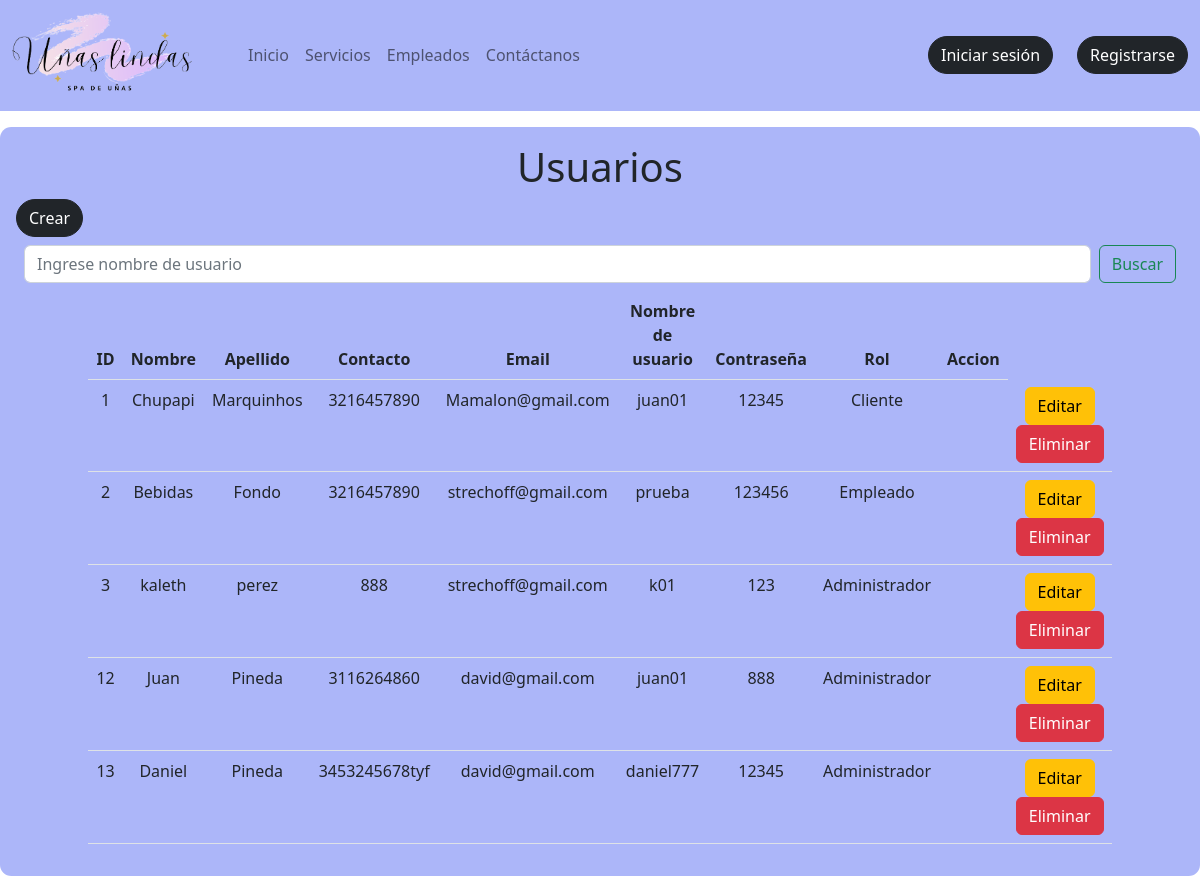
Screenshot of /listar_usuario with the database file from the repository.
### agenda/models.py (models this page shows, shortened)
class Usuario(models.Model):
    ROLES=(
        (1,"Administrador"),
        (2,"Empleado"),
        (3,"Usuario")
    )
    idUsuario=models.BigAutoField(primary_key=True,blank=True)
    nombre=models.CharField(max_length=50)
    apellido=models.CharField(max_length=50)
    contacto=models.CharField(max_length=50)
    email=models.CharField(max_length=50)
    nombreUsuario=models.CharField(max_length=50)
    contrasena=models.CharField(max_length=50)
    rol=models.IntegerField(choices=ROLES,default=3)

### agenda/views.py (the view)
# urls.py: path('listar_usuario', views.usuario, name="listar_usuario"),
def usuario(request):
    result = Usuario.objects.all()
    context = {"data": result}
    return render(request, 'agenda/usuario/listar_usuario.html', context)

### agenda/templates/agenda/usuario/listar_usuario.html (shortened to what this page needs)
{% extends 'agenda/base.html' %}
{% load static %}
{% block contenedor %}
<section class="container mt-3 mb-3 p-3" style="background-color: #ACB6F9; max-width: 1400px; border-radius: 0.3cm;">
    <h1 class="text-center">Usuarios</h1>
    <a class="btn btn-dark rounded-pill mx-auto" href="{% url 'form_usuario' %}">Crear</a>
    <form class="d-flex m-2" role="search" method="post" action="{% url 'buscar_usuario' %}">
        <input class="form-control me-2" type="search" placeholder="Ingrese nombre de usuario" aria-label="Search" name="buscar">
        <button class="btn btn-outline-success" type="submit">Buscar</button>
      </form>
    {% if data %}
    <table class="table w-75 mx-auto text-center">
        <thead>
            <tr>
                <th>ID</th>
                <th>Nombre</th>
                <th>Apellido</th>
                <th>Contacto</th>
                <th>Email</th>
                <th>Nombre de usuario</th>
                <th>Contraseña</th>
                <th>Rol</th>
                <th>Accion</th>
            </tr>
        </thead>
        <tbody>
            {% for i in data %}
            <tr>
                <td>{{i.idUsuario}}</td>
                <td>{{i.nombre}}</td>
                <td>{{i.apellido}}</td>
                <td>{{i.contacto}}</td>
                <td>{{i.email}}</td>
                <td>{{i.nombreUsuario}}</td>
                <td>{{i.contrasena}}</td>
                {% if i.rol == 1 %}
                <td>Administrador</td>
                {% elif i.rol == 2 %}
                <td>Empleado</td>
                {% elif i.rol == 3 %}
                <td>Cliente</td>
                {% endif %}
                <td></td>
                <td>
                    <a class="btn btn-warning" href="{% url 'usuario_editar_formulario' i.idUsuario %}">Editar</a>
                    <a class="btn btn-danger" onclick="return confirm('¿Estás seguro de eliminar?')" href="{% url 'usuario_eliminar' i.idUsuario %}">Eliminar</a>
                </td>
            </tr>
            {% endfor %}
        </tbody>
    </table>
    {% else %}
    <p class="text-center">No hay resultados</p>
    {% endif %}
</section>
{% endblock %}

### rows the page displays
Usuario: idUsuario "1", nombre "Chupapi", apellido "Marquinhos", contacto "3216457890", email "Mamalon@gmail.com", nombreUsuario "juan01", contrasena "12345", rol "Cliente"
Usuario: idUsuario "2", nombre "Bebidas", apellido "Fondo", contacto "3216457890", email "strechoff@gmail.com", nombreUsuario "prueba", contrasena "123456", rol "Empleado"
Usuario: idUsuario "3", nombre "kaleth", apellido "perez", contacto "888", email "strechoff@gmail.com", nombreUsuario "k01", contrasena "123", rol "Administrador"
Usuario: idUsuario "12", nombre "Juan", apellido "Pineda", contacto "3116264860", email "david@gmail.com", nombreUsuario "juan01", contrasena "888", rol "Administrador"
Usuario: idUsuario "13", nombre "Daniel", apellido "Pineda", contacto "3453245678tyf", email "david@gmail.com", nombreUsuario "daniel777", contrasena "12345", rol "Administrador"
